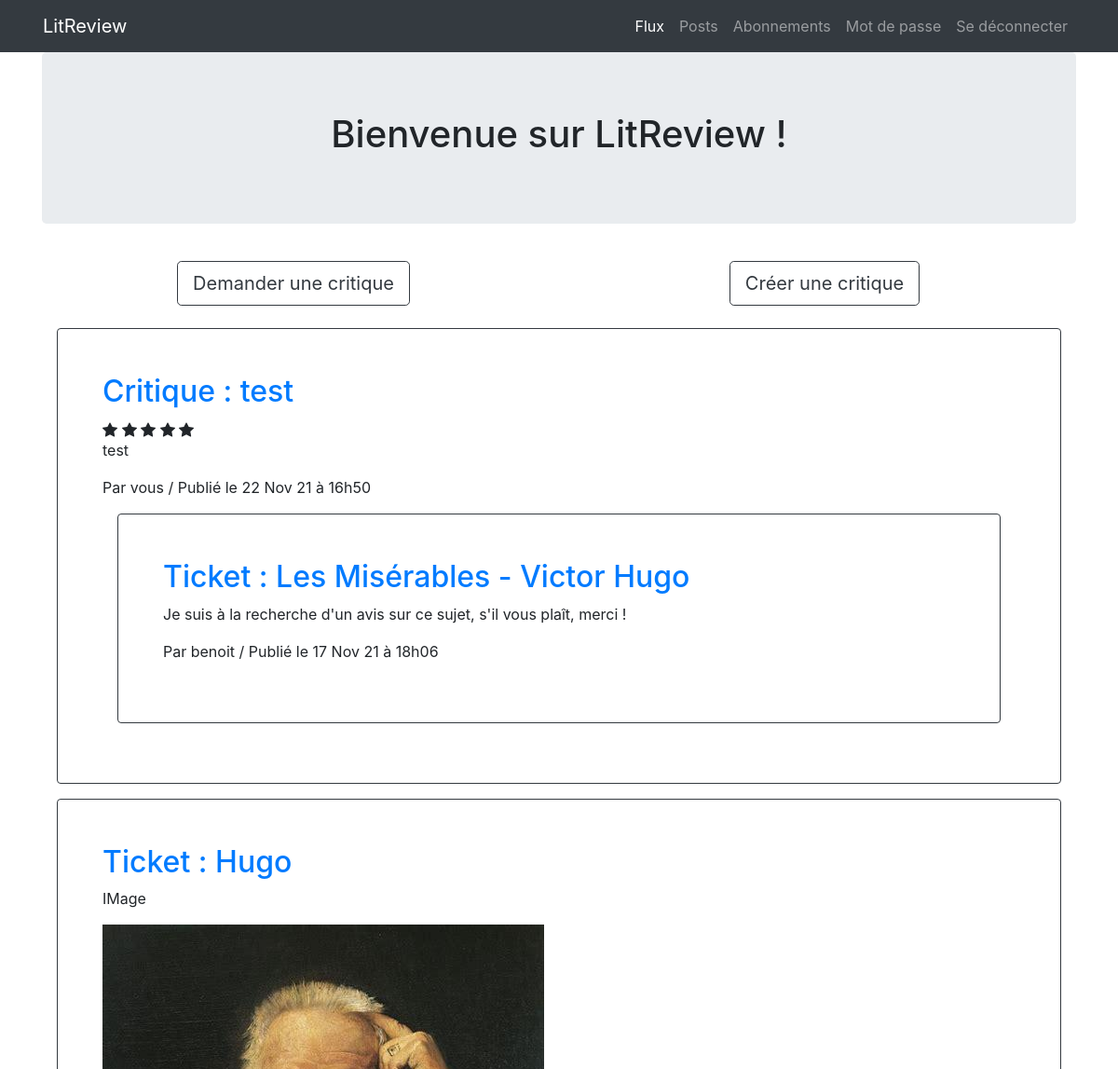
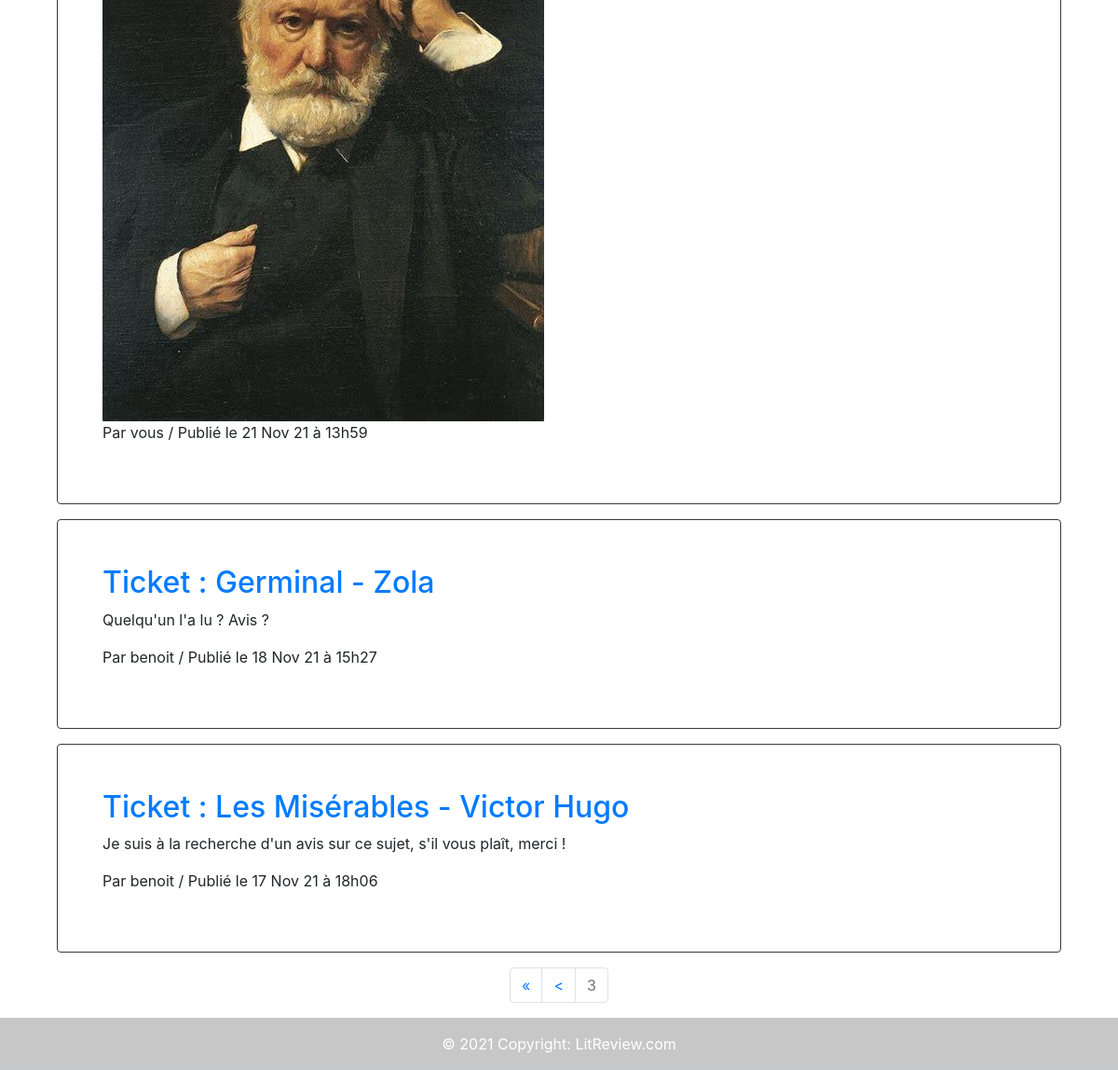
/reviews/home/?page=3 (signed in), run on the app's committed database (2 pictures, top to bottom).
### reviews/models.py (models this page shows, shortened)
class Review(models.Model):
    ticket = models.ForeignKey(to=Ticket, on_delete=models.CASCADE)
    rating = models.PositiveSmallIntegerField(
        validators=[MinValueValidator(0), MaxValueValidator(5)],
        )
    headline = models.CharField(max_length=128)
    body = models.TextField(max_length=8192, blank=True)
    user = models.ForeignKey(
        to=settings.AUTH_USER_MODEL,
        on_delete=models.CASCADE
        )
    time_created = models.DateTimeField(auto_now_add=True)

class Ticket(models.Model):
    title = models.CharField(max_length=128)
    description = models.TextField(max_length=2048, blank=True)
    author = models.ForeignKey(
        to=settings.AUTH_USER_MODEL,
        on_delete=models.CASCADE,
        )
    image = models.ImageField(null=True, blank=True, upload_to=settings.MEDIA_ROOT)
    time_created = models.DateTimeField(auto_now_add=True)
    has_review = models.BooleanField(default=False)
    IMAGE_MAX_SIZE = (800, 800)

### authentication/models.py (models this page shows, shortened)
class User(AbstractUser):
    def get_connections(self):
        connections = UserFollow.objects.filter(
            Q(user=self)
        )
        return [connection.followed_user for connection in connections]

### reviews/views.py (the view)
# urls.py: 2. Add a URL to urlpatterns:  path('', views.home, name='home')
@login_required
def home(request):
    tickets = models.Ticket.objects.filter(
        Q(
            author__in=request.user.get_connections()
            ) | Q(author=request.user)
    )
    reviews = models.Review.objects.filter(
        Q(
            user__in=request.user.get_connections()
            ) | Q(user=request.user)
    )
    flux = sorted(
        chain(tickets, reviews),
        key=lambda instance: instance.time_created,
        reverse=True
    )
    paginator = Paginator(flux, 5)
    page = request.GET.get('page')
    page_obj = paginator.get_page(page)
    context = {
        'page_obj':page_obj,
    }
    return render(request, 'reviews/home.html', context=context)

### reviews/templatetags/reviews_extras.py (called while the page is built)
@register.filter
def model_type(value):
    return type(value).__name__

@register.simple_tag
def in_range(number):
    number=abs(number)
    return [*range(number)]

@register.filter
def get_posted_at_display(posted_at):
    seconds_ago = (timezone.now() - posted_at).total_seconds()
    if seconds_ago <= HOUR:
        return f'Publié il y a {int(seconds_ago // MINUTE)} minutes.'
    elif seconds_ago <= DAY:
        return f'Publié il y a {int(seconds_ago // HOUR)} heures.'
    return f'Publié le {posted_at.strftime("%d %b %y à %Hh%M")}'

@register.simple_tag(takes_context=True)
def get_poster_display(context, user):
    if user == context['user']:
        return 'vous'
    return user.username

### reviews/templates/reviews/home.html
{% extends 'base.html' %}
{% load reviews_extras %}
{% block content %}
    <div class="row">
      <div class="col">
        <div class="jumbotron">
          <h1 class="text-center">Bienvenue sur LitReview !</h1>
        </div>
      </div>
    </div>
    <div class="row">
      <div class="col-6 d-flex justify-content-center">
        <a class="nav-link" href="{% url 'create_ticket' %}">
          <button type="submit" class="btn btn-outline-dark btn-lg">Demander une critique</button>
        </a>
      </div>
      <div class="col-6 d-flex justify-content-center">
        <a class="nav-link" href="{% url 'create_ticket_and_review' %}">
          <button type="submit" class="btn btn-outline-dark btn-lg">Créer une critique</button>
        </a>
      </div>
    </div>
    <div class="grid-container">
        {% for instance in page_obj %}
        <div class="border border-dark rounded p-5 m-3">
            {% if instance|model_type == 'Ticket' %}
                {% include 'reviews/partials/ticket_snippet.html' with ticket=instance %}
            {% elif instance|model_type == 'Review' %}
                {% include 'reviews/partials/review_snippet.html' with review=instance %}
            {% endif %}
        </div>
        {% endfor %}
    </div>
    {% include 'reviews/partials/navigators_snippet.html' with page_obj=page_obj %}
{% endblock content %}

### reviews/templates/reviews/partials/review_snippet.html (shortened to what this page needs)
{% load reviews_extras %}
    <h2><a href="{% url 'review_details' review.id %}">Critique : {{review.headline}}</a></h2>
    {% in_range review.rating as rating %}
    {% in_range review.rating|add:"-5" as rating %}
    <p>{{ review.body }}</p>
    <p>Par {% get_poster_display review.user %} / {{ review.time_created|get_posted_at_display }}</p>
    <div class="border border-dark rounded p-5 m-3">
      {% include 'reviews/partials/ticket_snippet.html' with ticket=review.ticket %}
    </div>

### reviews/templates/reviews/partials/ticket_snippet.html
{% load reviews_extras %}
    <h2><a href="{% url 'ticket_details' ticket.id %}">Ticket : {{ticket.title}}</a></h2>
    <p>{{ ticket.description }}</p>
    {% if ticket.image %}
        <img src="{{ ticket.image.url }}">
    {% endif %}
    <p>Par {% get_poster_display ticket.author %} / {{ ticket.time_created|get_posted_at_display }}</p>

### data on the page
Review: headline "test", body "test", user "vous", time_created|get_posted_at_display "Publié le 22 Nov 21 à 16h50"
Ticket: title "Les Misérables - Victor Hugo", description "Je suis à la recherche d'un avis sur ce sujet, s'il vous plaît, merci !", author.username "benoit", time_created|get_posted_at_display "Publié le 17 Nov 21 à 18h06"
Ticket: title "Hugo", description "IMage", image (picture), author "vous", time_created|get_posted_at_display "Publié le 21 Nov 21 à 13h59"
Ticket: title "Germinal - Zola", description "Quelqu'un l'a lu ? Avis ?", author.username "benoit", time_created|get_posted_at_display "Publié le 18 Nov 21 à 15h27"

### other printed values
{{ page_obj.number }} "3"
